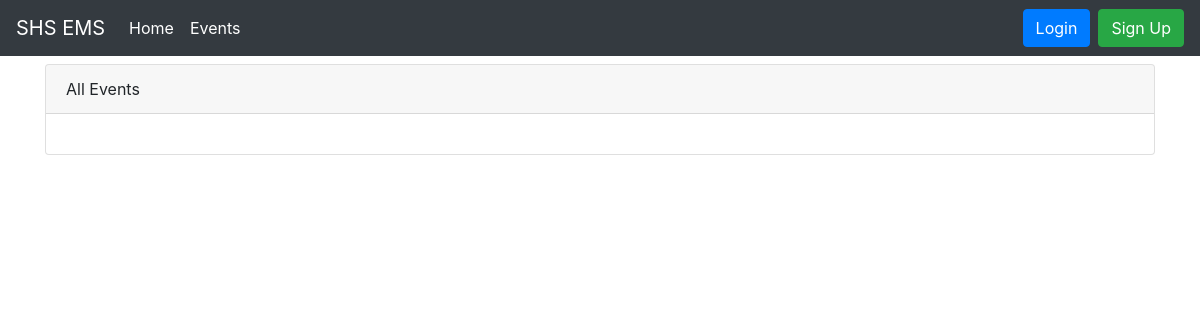
/events/, run on an earlier commit of the app's database.
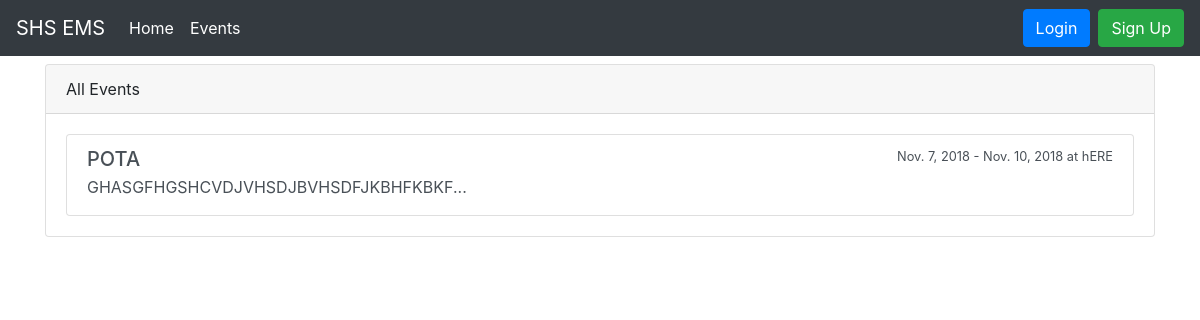
And on a later commit of the database.
### events/models.py (models this page shows)
class Event(models.Model):
    name = models.CharField("Name of Events", max_length = 100, default = "")
    description = models.TextField("Description", max_length = 2000, blank = True)
    max_slot = models.IntegerField("Max Slots", blank = True, null = True)
    date_from = models.DateField("Start Date")
    date_to = models.DateField("End Date")
    time_from = models.TimeField ("Start Time")
    time_to = models.TimeField ("End Time")
    venue = models.CharField("Venue", max_length = 100)
    date_created = models.DateTimeField("Date Created", auto_now_add= True)

### events/views.py (the view)
# urls.py: path("events/", EventListView.as_view(),name= "event_list"),
class EventListView(ListView):
    model = Event
    template_name = "event_list.html"
    context_object_name = "event_list"

### templates/event_list.html (shortened to what this page needs)
{% extends "base.html" %}
{% block content %}
<div class="card mt-2">
        <div class="card-header">
            All Events
        </div>
        <div class="card-body">
                <div class="list-group">
                        {% for event in object_list %}
                                <a href="{% url 'event_detail' event.pk %}" class="list-group-item list-group-item-action flex-column align-items-start">
                                  <div class="d-flex w-100 justify-content-between">
                                    <h5 class="mb-1">{{ event.name }}</h5>
                                    <small>{{ event.date_from}} - {{ event.date_to}} at {{ event.venue}}</small>
                                  </div>
          <p class="mb-1"> {{ event.description | slice:":500" }}...</p>
        </a>
{% endfor %}
        </div>
    </div>
</div>
{% endblock %}

### templates/base.html (shortened to what this page needs)
<!doctype html>
<html lang="en">
  <head>
    <link rel="stylesheet" href="https://stackpath.bootstrapcdn.com/bootstrap/4.1.3/css/bootstrap.min.css">
  </head>
  <body>
        <nav class="navbar navbar-expand-lg navbar-dark bg-dark">
                <a class="navbar-brand" href="{% url 'home' %}">SHS EMS</a>
                <div class="collapse navbar-collapse" id="navbarSupportedContent">
                  <ul class="navbar-nav mr-auto">
                    <li class="nav-item active">
                      <a class="nav-link" href="{% url 'home' %}">Home <span class="sr-only">(current)</span></a>
                    </li>
                    <li class="nav-item active">
                      <a class="nav-link" href="{% url 'event_list' %}">Events</a>
                    </li>
                  </ul>
                  {% if user.is_authenticated %}
                  <div class="btn-group">
                        <button type="button" class="btn btn-secondary dropdown-toggle" data-toggle="dropdown" aria-haspopup="true" aria-expanded="false">
                                {{ user.username }}
                        </button>
                        <div class="dropdown-menu dropdown-menu-right">
                         <a href="{% url 'logout' %}">
                            <button class="dropdown-item" type="button">Logout</button>
                         </a>
                        </div>
                      </div>
                    {% else %}
                    <a href="{% url 'login' %}">
                        <button type="button"
                        class="btn btn-primary">
                        Login
                        </button>
                    </a>
                    <a href="{% url 'signup' %}">
                            <button type="button"
                            class="btn btn-success ml-2">
                            Sign Up
                            </button>
                        </a>
                    {% endif %}
                </div>
              </nav>
   <div class="container">
       {% block content %}
       {% endblock %}
   </div>
  </body>
</html>

What changed in the data, as far as the page shows it:
added Event: name "POTA", date_from "Nov. 7, 2018", date_to "Nov. 10, 2018", venue "hERE", description "GHASGFHGSHCVDJVHSDJBVHSDFJKBHFKBKF"
